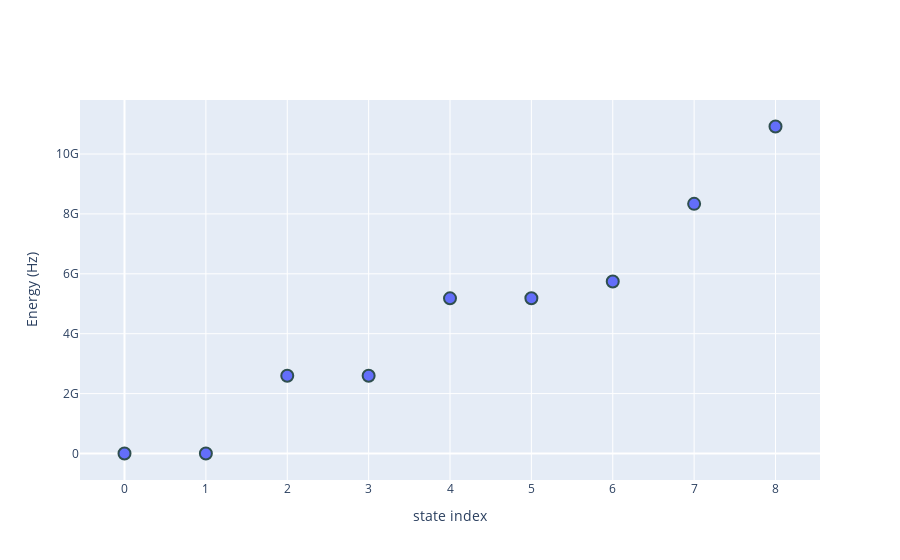

Write notebook code for a chart like this one.
### Code cell
eigenvalues, eigenstates = h_rot.eigenstates()

eigenvalues = eigenvalues - np.min(eigenvalues)

state_probs_text = [nvmodels.utilities.two_qutrit_state_to_text(s, decimals=5) for s in eigenstates]

fig = nvmodels.plotting.plot_eigenspectrum(eigenvalues, state_probs_text, ylabel='Energy (Hz)')
fig.show()

### Figure 1 — Plotly figure (JSON) as saved in the notebook; plotly's stock layout.template omitted (floating-point values rounded to 4 significant figures)
{"data": [{"hovertext": ["1.000|-1,-1>", "1.000|0,-1> + 0.001|-1,0>", "0.001|1,-1> + 1.000|0,0> + 0.001|-1,1>", "0.001|0,-1> + 1.000|-1,0>", "0.001|1,0> + 1.000|0,1>", "0.000|1,-1> + 0.001|0,0> + 1.000|-1,1>", "1.000|1,-1> + 0.001|0,0>", "1.000|1,0> + 0.001|0,1>", "1.000|1,1>"], "line": {"width": 0}, "marker": {"line": {"color": "DarkSlateGrey", "width": 2}, "size": 12}, "mode": "markers", "type": "scatter", "y": [0, 2145000.0, 2597000000.0, 2597000000.0, 5181000000.0, 5184000000.0, 5744000000.0, 8337000000.0, 10920000000.0]}], "layout": {"xaxis": {"title": {"text": "state index"}}, "yaxis": {"tickformat": "s", "title": {"text": "Energy (Hz)"}}}}
